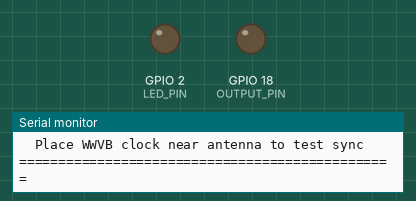
Recording of a sketch running on a simulated ESP32. On the bench: output pins drawn as LEDs (lit = HIGH), the last lines printed to the serial monitor. WiFi joins after 1.5 s; servers stay silent unless stated; the local clock reads 2024-03-15 10:24:30 at power-on unless the sketch sets it; not simulated (calls return 0 or success): credentials.h.

Above: at 3.55 s.
At 42.4 s:
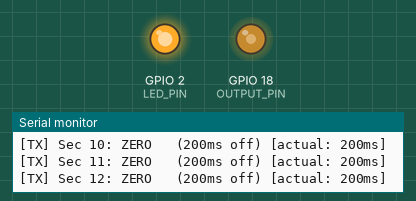
Timing chart, 0 to 54.2 s (numbered marks = the images above):
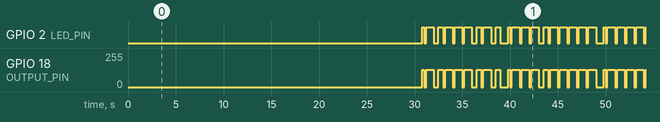

Measured:
- by itself, GPIO 2 (LED_PIN): moves between LOW and HIGH, repeating every 39.0 s
- by itself, GPIO 18 (OUTPUT_PIN): moves between 0/255 and 128/255, repeating every 39.0 s

The sketch:

hardware_validation.ino
```cpp
/*
 * hardware_validation.ino - Full System Integration Test
 *
 * Complete hardware validation: NTP sync → WWVB encode → transmit.
 * Tests the entire signal chain with real hardware.
 *
 * REQUIRES:
 *   - WiFi network with NTP server access
 *   - Oscilloscope on GPIO 18 (optional but recommended)
 *   - Transistor driver circuit connected (optional)
 *   - WWVB clock nearby for reception test (optional)
 *
 * Upload to ESP32, open Serial Monitor at 115200 baud.
 *
 * This test runs continuously, transmitting valid WWVB frames.
 * It's essentially the full transmitter with extra diagnostics.
 */

#include <WiFi.h>
#include <time.h>
#include <esp_sntp.h>

// ============================================================
// Configuration
// ============================================================
// To set up: copy credentials_template.h to credentials.h
// and edit with your real WiFi SSID, password, and NTP server addresses.
#include "credentials.h"

// Hardware pins
const int OUTPUT_PIN     = 18;
const int LED_PIN        = 2;
const int PWM_FREQ       = 60000;
const int PWM_RESOLUTION = 8;
const int PWM_DUTY_ON    = 128;
const int PWM_DUTY_OFF   = 0;

// DST status - set appropriately for your timezone
const uint8_t DST_STATUS = 0x03;  // DST in effect (change as needed)

// ============================================================
// WWVB Encoder (embedded for standalone test)
// ============================================================
#define WWVB_BIT_ZERO   0
#define WWVB_BIT_ONE    1
#define WWVB_BIT_MARKER 2

static const int DAYS_IN_MONTH[] = {31, 28, 31, 30, 31, 30, 31, 31, 30, 31, 30, 31};

int isLeapYear(int year) {
  if (year % 400 == 0) return 1;
  if (year % 100 == 0) return 0;
  if (year % 4 == 0) return 1;
  return 0;
}

int calculateDayOfYear(const struct tm* t) {
  int year = t->tm_year + 1900;
  int doy = 0;
  for (int m = 0; m < t->tm_mon; m++) {
    doy += DAYS_IN_MONTH[m];
    if (m == 1 && isLeapYear(year)) doy++;
  }
  return doy + t->tm_mday;
}

void advanceOneMinute(struct tm* t) {
  t->tm_min++;
  if (t->tm_min >= 60) {
    t->tm_min = 0;
    t->tm_hour++;
    if (t->tm_hour >= 24) {
      t->tm_hour = 0;
      t->tm_mday++;
      int year = t->tm_year + 1900;
      int dim = DAYS_IN_MONTH[t->tm_mon];
      if (t->tm_mon == 1 && isLeapYear(year)) dim = 29;
      if (t->tm_mday > dim) {
        t->tm_mday = 1;
        t->tm_mon++;
        if (t->tm_mon >= 12) { t->tm_mon = 0; t->tm_year++; }
      }
    }
  }
}

void encodeWWVBFrame(const struct tm* t, uint8_t* frame, uint8_t dstStatus) {
  memset(frame, 0, 60);

  int minute = t->tm_min;
  int hour = t->tm_hour;
  int doy = calculateDayOfYear(t);
  int year = (t->tm_year + 1900) % 100;
  int fullYear = t->tm_year + 1900;

  // Markers
  int markers[] = {0, 9, 19, 29, 39, 49, 59};
  for (int i = 0; i < 7; i++) frame[markers[i]] = WWVB_BIT_MARKER;

  // Minutes
  frame[1] = (minute >= 40) ? 1 : 0;
  frame[2] = ((minute % 40) >= 20) ? 1 : 0;
  frame[3] = ((minute % 20) >= 10) ? 1 : 0;
  int mo = minute % 10;
  frame[5] = (mo >= 8) ? 1 : 0;
  frame[6] = ((mo % 8) >= 4) ? 1 : 0;
  frame[7] = ((mo % 4) >= 2) ? 1 : 0;
  frame[8] = (mo % 2) ? 1 : 0;

  // Hours
  frame[12] = (hour >= 20) ? 1 : 0;
  frame[13] = ((hour % 20) >= 10) ? 1 : 0;
  int ho = hour % 10;
  frame[15] = (ho >= 8) ? 1 : 0;
  frame[16] = ((ho % 8) >= 4) ? 1 : 0;
  frame[17] = ((ho % 4) >= 2) ? 1 : 0;
  frame[18] = (ho % 2) ? 1 : 0;

  // Day of year
  frame[22] = (doy >= 200) ? 1 : 0;
  frame[23] = ((doy % 200) >= 100) ? 1 : 0;
  int dt = doy % 100;
  frame[25] = (dt >= 80) ? 1 : 0;
  frame[26] = ((dt % 80) >= 40) ? 1 : 0;
  frame[27] = ((dt % 40) >= 20) ? 1 : 0;
  frame[28] = ((dt % 20) >= 10) ? 1 : 0;
  int d1 = doy % 10;
  frame[30] = (d1 >= 8) ? 1 : 0;
  frame[31] = ((d1 % 8) >= 4) ? 1 : 0;
  frame[32] = ((d1 % 4) >= 2) ? 1 : 0;
  frame[33] = (d1 % 2) ? 1 : 0;

  // UT1 sign (positive)
  frame[36] = 1; frame[37] = 0; frame[38] = 1;

  // Year
  int yt = year / 10;
  frame[45] = (yt >= 8) ? 1 : 0;
  frame[46] = ((yt % 8) >= 4) ? 1 : 0;
  frame[47] = ((yt % 4) >= 2) ? 1 : 0;
  frame[48] = (yt % 2) ? 1 : 0;
  int y1 = year % 10;
  frame[50] = (y1 >= 8) ? 1 : 0;
  frame[51] = ((y1 % 8) >= 4) ? 1 : 0;
  frame[52] = ((y1 % 4) >= 2) ? 1 : 0;
  frame[53] = (y1 % 2) ? 1 : 0;

  // Flags
  frame[55] = isLeapYear(fullYear) ? 1 : 0;
  frame[56] = 0;  // No leap second
  frame[57] = (dstStatus & 0x02) ? 1 : 0;
  frame[58] = (dstStatus & 0x01) ? 1 : 0;
}

// ============================================================
// State
// ============================================================
uint8_t wwvbFrame[60];
int lastSecond = -1;
bool frameReady = false;
unsigned long frameCount = 0;
unsigned long startMillis = 0;
unsigned long totalBitsTransmitted = 0;

// Diagnostics
unsigned long minBitTime = 99999;
unsigned long maxBitTime = 0;

// ============================================================
// Setup
// ============================================================
void setup() {
  Serial.begin(115200);
  delay(2000);

  Serial.println();
  Serial.println("================================================");
  Serial.println("  WWVB Hardware Validation Test");
  Serial.println("  Full System Integration");
  Serial.println("================================================");
  Serial.println();

  // PWM setup (ESP32 Core 3.x API)
  ledcAttach(OUTPUT_PIN, PWM_FREQ, PWM_RESOLUTION);
  ledcWrite(OUTPUT_PIN, PWM_DUTY_OFF);
  pinMode(LED_PIN, OUTPUT);

  Serial.println("[HW] PWM configured: 60 kHz on GPIO 18");

  // WiFi + NTP
  Serial.printf("[HW] Connecting to WiFi '%s'...\n", WIFI_SSID);
  WiFi.mode(WIFI_STA);
  WiFi.begin(WIFI_SSID, WIFI_PASSWORD);

  unsigned long wifiStart = millis();
  while (WiFi.status() != WL_CONNECTED && millis() - wifiStart < 30000) {
    delay(500);
    Serial.print(".");
  }

  if (WiFi.status() != WL_CONNECTED) {
    Serial.println("\n[HW] FAIL: WiFi connection failed!");
    Serial.println("[HW] Check SSID/password and try again.");
    while (1) { delay(1000); }
  }

  Serial.printf("\n[HW] WiFi OK! IP: %s, RSSI: %d dBm\n",
    WiFi.localIP().toString().c_str(), WiFi.RSSI());

  // NTP sync
  configTime(0, 0, NTP_SERVER_1, NTP_SERVER_2, NTP_SERVER_3);
  Serial.println("[HW] Waiting for NTP sync...");

  struct tm timeinfo;
  unsigned long ntpStart = millis();
  while (!getLocalTime(&timeinfo, 1000) && millis() - ntpStart < 30000) {
    Serial.print(".");
  }

  if (!getLocalTime(&timeinfo, 100)) {
    Serial.println("\n[HW] FAIL: NTP sync failed!");
    while (1) { delay(1000); }
  }

  Serial.printf("\n[HW] NTP OK! UTC: %04d-%02d-%02d %02d:%02d:%02d\n",
    timeinfo.tm_year + 1900, timeinfo.tm_mon + 1, timeinfo.tm_mday,
    timeinfo.tm_hour, timeinfo.tm_min, timeinfo.tm_sec);

  startMillis = millis();

  Serial.println();
  Serial.println("================================================");
  Serial.println("  SYSTEM READY - Transmitting WWVB frames");
  Serial.println("  Place WWVB clock near antenna to test sync");
  Serial.println("================================================");
  Serial.println();
}

// ============================================================
// Main Loop
// ============================================================
void loop() {
  struct tm timeinfo;

  if (!getLocalTime(&timeinfo, 100)) {
    Serial.println("[HW] WARNING: Time not available");
    delay(1000);
    return;
  }

  int currentSecond = timeinfo.tm_sec;

  if (currentSecond != lastSecond) {
    lastSecond = currentSecond;

    // Encode new frame at second 0
    if (currentSecond == 0) {
      encodeWWVBFrame(&timeinfo, wwvbFrame, DST_STATUS);
      frameReady = true;
      frameCount++;

      int doy = calculateDayOfYear(&timeinfo);
      Serial.printf("\n[FRAME %lu] Encoding: %04d-%02d-%02d %02d:%02d UTC (Day %d)\n",
        frameCount, timeinfo.tm_year + 1900, timeinfo.tm_mon + 1, timeinfo.tm_mday,
        timeinfo.tm_hour, timeinfo.tm_min, doy);

      // Print frame
      Serial.print("[FRAME] ");
      for (int i = 0; i < 60; i++) {
        Serial.print(wwvbFrame[i] == 2 ? "M" : String(wwvbFrame[i]));
        if ((i + 1) % 10 == 0 && i < 59) Serial.print("|");
      }
      Serial.println();
    }

    // Transmit bit
    if (frameReady) {
      uint8_t bit = wwvbFrame[currentSecond];
      int lowMs = (bit == 0) ? 200 : (bit == 1) ? 500 : 800;

      unsigned long bitStart = millis();

      // Carrier OFF
      ledcWrite(OUTPUT_PIN, PWM_DUTY_OFF);
      digitalWrite(LED_PIN, LOW);
      delay(lowMs);

      // Carrier ON
      ledcWrite(OUTPUT_PIN, PWM_DUTY_ON);
      digitalWrite(LED_PIN, HIGH);

      unsigned long bitDuration = millis() - bitStart;
      totalBitsTransmitted++;

      // Track timing accuracy
      if (bitDuration < minBitTime) minBitTime = bitDuration;
      if (bitDuration > maxBitTime) maxBitTime = bitDuration;

      // Print every bit
      const char* bitStr = (bit == 2) ? "MARKER" : (bit == 1) ? "ONE   " : "ZERO  ";
      Serial.printf("[TX] Sec %02d: %s (%dms off) [actual: %lums]\n",
        currentSecond, bitStr, lowMs, bitDuration);
    }

    // Periodic diagnostics
    if (currentSecond == 59) {
      unsigned long uptimeSec = (millis() - startMillis) / 1000;
      Serial.println();
      Serial.println("--- Frame Complete - Diagnostics ---");
      Serial.printf("  Uptime: %luh %lum %lus\n",
        uptimeSec / 3600, (uptimeSec % 3600) / 60, uptimeSec % 60);
      Serial.printf("  Frames transmitted: %lu\n", frameCount);
      Serial.printf("  Total bits: %lu\n", totalBitsTransmitted);
      Serial.printf("  Bit timing range: %lu - %lu ms\n", minBitTime, maxBitTime);
      Serial.printf("  WiFi RSSI: %d dBm\n", WiFi.RSSI());
      Serial.printf("  Free heap: %lu bytes\n", ESP.getFreeHeap());
      Serial.println("-----------------------------------");
    }
  }

  delay(10);
}
```
